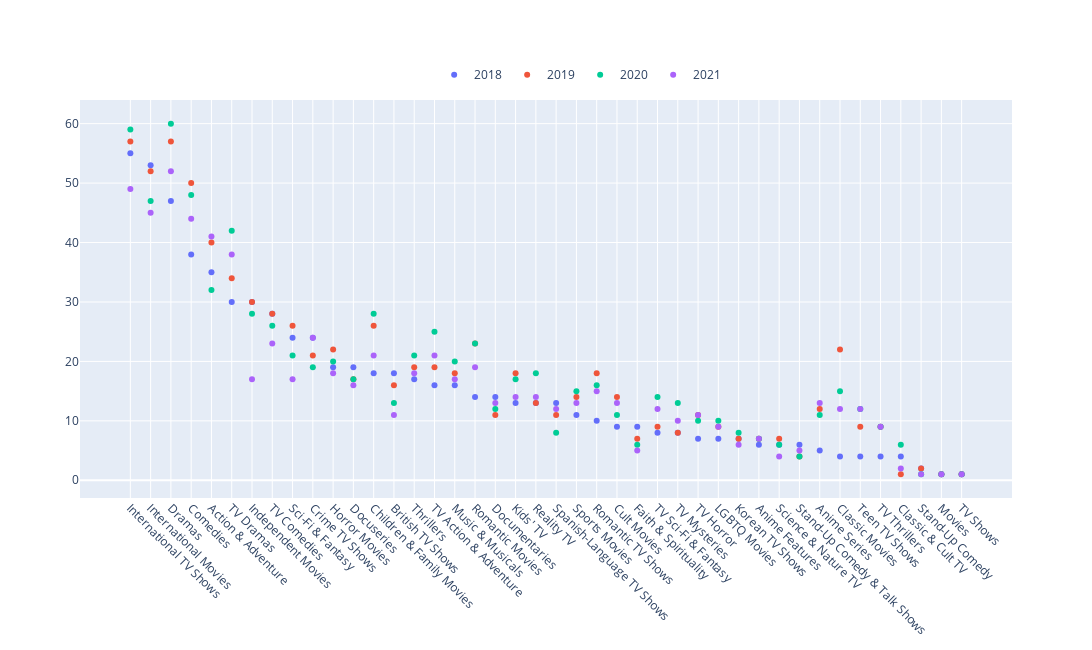

The notebook cell this image was saved under:
### Code cell
df_1 = year_genre_count_df.sort_values([2018, 2019, 2020, 2021], ascending=False)

fig = go.Figure()

fig.add_trace(go.Scatter(
    y=df_1[2018],
    x=df_1['Genre'],
    mode='markers',
    name='2018'
))

fig.add_trace(go.Scatter(
    y=df_1[2019],
    x=df_1['Genre'],
    mode='markers',
    name='2019'
))

fig.add_trace(go.Scatter(
    y=df_1[2020],
    x=df_1['Genre'],
    mode='markers',
    name='2020'
))

fig.add_trace(go.Scatter(
    y=df_1[2021],
    x=df_1['Genre'],mode='markers',
    name='2021'
))

# Updating layout
fig.update_xaxes(tickangle=45)
fig.update_layout(
    barmode='group',  # 'group' for grouped bars, 'overlay' for overlaid bars
    height=650,
    width=1550,
    legend=dict(x=0.38, y=1.1, orientation="h")
)

# Show the figure
fig.show()

### Figure 1 — Plotly figure (JSON) as saved in the notebook; plotly's stock layout.template omitted (floating-point values rounded to 4 significant figures)
{"data": [{"mode": "markers", "name": "2018", "type": "scatter", "x": ["International TV Shows", "International Movies", "Dramas", "Comedies", "Action & Adventure", "TV Dramas", "Independent Movies", "TV Comedies", "Sci-Fi & Fantasy", "Crime TV Shows", "Horror Movies", "Docuseries", "Children & Family Movies", "British TV Shows", "Thrillers", "TV Action & Adventure", "Music & Musicals", "Romantic Movies", "Documentaries", "Kids' TV", "Reality TV", "Spanish-Language TV Shows", "Sports Movies", "Romantic TV Shows", "Cult Movies", "Faith & Spirituality", "TV Sci-Fi & Fantasy", "TV Mysteries", "TV Horror", "LGBTQ Movies", "Korean TV Shows", "Anime Features", "Science & Nature TV", "Stand-Up Comedy & Talk Shows", "Anime Series", "Classic Movies", "Teen TV Shows", "TV Thrillers", "Classic & Cult TV", "Stand-Up Comedy", "Movies", "TV Shows"], "y": [55, 53, 47, 38, 35, 30, 30, 28, 24, 24, 19, 19, 18, 18, 17, 16, 16, 14, 14, 13, 13, 13, 11, 10, 9, 9, 8, 8, 7, 7, 7, 6, 6, 6, 5, 4, 4, 4, 4, 2, 1, 1]}, {"mode": "markers", "name": "2019", "type": "scatter", "x": ["International TV Shows", "International Movies", "Dramas", "Comedies", "Action & Adventure", "TV Dramas", "Independent Movies", "TV Comedies", "Sci-Fi & Fantasy", "Crime TV Shows", "Horror Movies", "Docuseries", "Children & Family Movies", "British TV Shows", "Thrillers", "TV Action & Adventure", "Music & Musicals", "Romantic Movies", "Documentaries", "Kids' TV", "Reality TV", "Spanish-Language TV Shows", "Sports Movies", "Romantic TV Shows", "Cult Movies", "Faith & Spirituality", "TV Sci-Fi & Fantasy", "TV Mysteries", "TV Horror", "LGBTQ Movies", "Korean TV Shows", "Anime Features", "Science & Nature TV", "Stand-Up Comedy & Talk Shows", "Anime Series", "Classic Movies", "Teen TV Shows", "TV Thrillers", "Classic & Cult TV", "Stand-Up Comedy", "Movies", "TV Shows"], "y": [57, 52, 57, 50, 40, 34, 30, 28, 26, 21, 22, 17, 26, 16, 19, 19, 18, 23, 11, 18, 13, 11, 14, 18, 14, 7, 9, 8, 11, 9, 7, 7, 7, 4, 12, 22, 9, 9, 1, 2, 1, 1]}, {"mode": "markers", "name": "2020", "type": "scatter", "x": ["International TV Shows", "International Movies", "Dramas", "Comedies", "Action & Adventure", "TV Dramas", "Independent Movies", "TV Comedies", "Sci-Fi & Fantasy", "Crime TV Shows", "Horror Movies", "Docuseries", "Children & Family Movies", "British TV Shows", "Thrillers", "TV Action & Adventure", "Music & Musicals", "Romantic Movies", "Documentaries", "Kids' TV", "Reality TV", "Spanish-Language TV Shows", "Sports Movies", "Romantic TV Shows", "Cult Movies", "Faith & Spirituality", "TV Sci-Fi & Fantasy", "TV Mysteries", "TV Horror", "LGBTQ Movies", "Korean TV Shows", "Anime Features", "Science & Nature TV", "Stand-Up Comedy & Talk Shows", "Anime Series", "Classic Movies", "Teen TV Shows", "TV Thrillers", "Classic & Cult TV", "Stand-Up Comedy", "Movies", "TV Shows"], "y": [59, 47, 60, 48, 32, 42, 28, 26, 21, 19, 20, 17, 28, 13, 21, 25, 20, 23, 12, 17, 18, 8, 15, 16, 11, 6, 14, 13, 10, 10, 8, 7, 6, 4, 11, 15, 12, 9, 6, 1, 1, 1]}, {"mode": "markers", "name": "2021", "type": "scatter", "x": ["International TV Shows", "International Movies", "Dramas", "Comedies", "Action & Adventure", "TV Dramas", "Independent Movies", "TV Comedies", "Sci-Fi & Fantasy", "Crime TV Shows", "Horror Movies", "Docuseries", "Children & Family Movies", "British TV Shows", "Thrillers", "TV Action & Adventure", "Music & Musicals", "Romantic Movies", "Documentaries", "Kids' TV", "Reality TV", "Spanish-Language TV Shows", "Sports Movies", "Romantic TV Shows", "Cult Movies", "Faith & Spirituality", "TV Sci-Fi & Fantasy", "TV Mysteries", "TV Horror", "LGBTQ Movies", "Korean TV Shows", "Anime Features", "Science & Nature TV", "Stand-Up Comedy & Talk Shows", "Anime Series", "Classic Movies", "Teen TV Shows", "TV Thrillers", "Classic & Cult TV", "Stand-Up Comedy", "Movies", "TV Shows"], "y": [49, 45, 52, 44, 41, 38, 17, 23, 17, 24, 18, 16, 21, 11, 18, 21, 17, 19, 13, 14, 14, 12, 13, 15, 13, 5, 12, 10, 11, 9, 6, 7, 4, 5, 13, 12, 12, 9, 2, 1, 1, 1]}], "layout": {"barmode": "group", "height": 650, "legend": {"orientation": "h", "x": 0.38, "y": 1.1}, "width": 1550, "xaxis": {"tickangle": 45}}}
